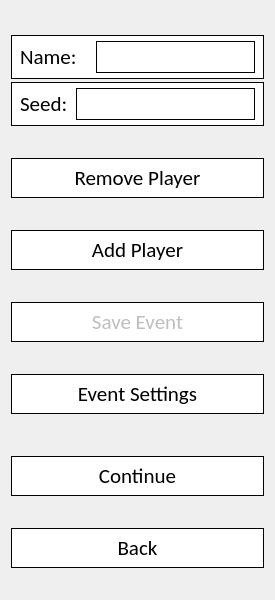
             <widget class="QWidget" name="entryInformationWidget" native="true">
              <property name="minimumSize">
               <size>
                <width>175</width>
                <height>600</height>
               </size>
              </property>
              <property name="maximumSize">
               <size>
                <width>320</width>
                <height>16777215</height>
               </size>
              </property>
              <layout class="QVBoxLayout" name="verticalLayout_3">
               <property name="spacing">
                <number>1</number>
               </property>
               <property name="topMargin">
                <number>1</number>
               </property>
               <property name="bottomMargin">
                <number>1</number>
               </property>
               <item>
                <widget class="QWidget" name="playerInputWidget" native="true">
                 <property name="minimumSize">
                  <size>
                   <width>160</width>
                   <height>92</height>
                  </size>
                 </property>
                 <property name="maximumSize">
                  <size>
                   <width>16777215</width>
                   <height>94</height>
                  </size>
                 </property>
                 <layout class="QVBoxLayout" name="verticalLayout_4">
                  <property name="spacing">
                   <number>2</number>
                  </property>
                  <property name="leftMargin">
                   <number>0</number>
                  </property>
                  <property name="topMargin">
                   <number>0</number>
                  </property>
                  <property name="rightMargin">
                   <number>0</number>
                  </property>
                  <property name="bottomMargin">
                   <number>0</number>
                  </property>
                  <item>
                   <widget class="QWidget" name="playerNameInputWidget" native="true">
                    <property name="minimumSize">
                     <size>
                      <width>160</width>
                      <height>44</height>
                     </size>
                    </property>
                    <property name="maximumSize">
                     <size>
                      <width>16777215</width>
                      <height>40</height>
                     </size>
                    </property>
                    <property name="styleSheet">
                     <string notr="true">border: 1px solid; background:white;</string>
                    </property>
                    <layout class="QHBoxLayout" name="horizontalLayout_6">
                     <property name="topMargin">
                      <number>1</number>
                     </property>
                     <property name="bottomMargin">
                      <number>1</number>
                     </property>
                     <item>
                      <widget class="QLabel" name="playerNameInputLabel">
                       <property name="minimumSize">
                        <size>
                         <width>70</width>
                         <height>32</height>
                        </size>
                       </property>
                       <property name="font">
                        <font>
                         <family>Calibri</family>
                         <pointsize>16</pointsize>
                        </font>
                       </property>
                       <property name="styleSheet">
                        <string notr="true">border:none;</string>
                       </property>
                       <property name="text">
                        <string>Name:</string>
                       </property>
                      </widget>
                     </item>
                     <item>
                      <widget class="QLineEdit" name="playerNameInputLineEdit">
                       <property name="minimumSize">
                        <size>
                         <width>100</width>
                         <height>32</height>
                        </size>
                       </property>
                       <property name="maximumSize">
                        <size>
                         <width>250</width>
                         <height>16777215</height>
                        </size>
                       </property>
                       <property name="font">
                        <font>
                         <family>Calibri</family>
                         <pointsize>16</pointsize>
                        </font>
                       </property>
                       <property name="toolTip">
                        <string>Name of the Player to Add</string>
                       </property>
                      </widget>
                     </item>
                    </layout>
                   </widget>
                  </item>
                  <item>
                   <widget class="QWidget" name="playerSeedInputWidget" native="true">
                    <property name="minimumSize">
                     <size>
                      <width>160</width>
                      <height>44</height>
                     </size>
                    </property>
                    <property name="maximumSize">
                     <size>
                      <width>16777215</width>
                      <height>40</height>
                     </size>
                    </property>
                    <property name="styleSheet">
                     <string notr="true">border: 1px solid; background:white;</string>
                    </property>
                    <layout class="QHBoxLayout" name="horizontalLayout_5">
                     <property name="topMargin">
                      <number>1</number>
                     </property>
                     <property name="bottomMargin">
                      <number>1</number>
                     </property>
                     <item>
                      <widget class="QLabel" name="playerSeedInputLabel">
                       <property name="minimumSize">
                        <size>
                         <width>50</width>
                         <height>32</height>
                        </size>
                       </property>
                       <property name="font">
                        <font>
                         <family>Calibri</family>
                         <pointsize>16</pointsize>
                        </font>
                       </property>
                       <property name="styleSheet">
                        <string notr="true">border: none;</string>
                       </property>
                       <property name="text">
                        <string>Seed:</string>
                       </property>
                      </widget>
                     </item>
                     <item>
                      <widget class="QLineEdit" name="playerSeedInputLineEdit">
                       <property name="minimumSize">
                        <size>
                         <width>100</width>
                         <height>32</height>
                        </size>
                       </property>
                       <property name="maximumSize">
                        <size>
                         <width>260</width>
                         <height>16777215</height>
                        </size>
                       </property>
                       <property name="font">
                        <font>
                         <family>Calibri</family>
                         <pointsize>16</pointsize>
                        </font>
                       </property>
                       <property name="toolTip">
                        <string>Seed of the Player to Add</string>
                       </property>
                      </widget>
                     </item>
                    </layout>
                   </widget>
                  </item>
                 </layout>
                </widget>
               </item>
               <item>
                <widget class="QPushButton" name="RemovePlayerButton">
                 <property name="minimumSize">
                  <size>
                   <width>120</width>
                   <height>35</height>
                  </size>
                 </property>
                 <property name="maximumSize">
                  <size>
                   <width>300</width>
                   <height>40</height>
                  </size>
                 </property>
                 <property name="font">
                  <font>
                   <family>Calibri</family>
                   <pointsize>16</pointsize>
                  </font>
                 </property>
                 <property name="toolTip">
                  <string>Remove Selected Player</string>
                 </property>
                 <property name="styleSheet">
                  <string notr="true">border: 1px solid; background:white;</string>
                 </property>
                 <property name="text">
                  <string>Remove Player</string>
                 </property>
                </widget>
               </item>
               <item>
                <widget class="QPushButton" name="AddPlayerButton">
                 <property name="minimumSize">
                  <size>
                   <width>120</width>
                   <height>35</height>
                  </size>
                 </property>
                 <property name="maximumSize">
                  <size>
                   <width>300</width>
                   <height>40</height>
                  </size>
                 </property>
                 <property name="font">
                  <font>
                   <family>Calibri</family>
                   <pointsize>16</pointsize>
                  </font>
                 </property>
                 <property name="toolTip">
                  <string>Add New Player</string>
                 </property>
                 <property name="styleSheet">
                  <string notr="true">border: 1px solid; background:white;</string>
                 </property>
                 <property name="text">
                  <string>Add Player</string>
                 </property>
                </widget>
               </item>
               <item>
                <widget class="QPushButton" name="SaveEventTournamentCreatorButton">
                 <property name="enabled">
                  <bool>false</bool>
                 </property>
                 <property name="minimumSize">
                  <size>
                   <width>120</width>
                   <height>35</height>
                  </size>
                 </property>
                 <property name="maximumSize">
                  <size>
                   <width>300</width>
                   <height>40</height>
                  </size>
                 </property>
                 <property name="font">
                  <font>
                   <family>Calibri</family>
                   <pointsize>16</pointsize>
                  </font>
                 </property>
                 <property name="toolTip">
                  <string>Save Event Details</string>
                 </property>
                 <property name="styleSheet">
                  <string notr="true">border: 1px solid; background:white;</string>
                 </property>
                 <property name="text">
                  <string>Save Event</string>
                 </property>
                </widget>
               </item>
               <item>
                <widget class="QPushButton" name="EventSettingsButton">
                 <property name="enabled">
                  <bool>true</bool>
                 </property>
                 <property name="minimumSize">
                  <size>
                   <width>120</width>
                   <height>35</height>
                  </size>
                 </property>
                 <property name="maximumSize">
                  <size>
                   <width>300</width>
                   <height>40</height>
                  </size>
                 </property>
                 <property name="font">
                  <font>
                   <family>Calibri</family>
                   <pointsize>16</pointsize>
                  </font>
                 </property>
                 <property name="toolTip">
                  <string>Open Event Settings Window</string>
                 </property>
                 <property name="styleSheet">
                  <string notr="true">border: 1px solid; background:white;</string>
                 </property>
                 <property name="text">
                  <string>Event Settings</string>
                 </property>
                </widget>
               </item>
               <item>
                <spacer name="verticalSpacer_3">
                 <property name="orientation">
                  <enum>Qt::Vertical</enum>
                 </property>
                 <property name="sizeType">
                  <enum>QSizePolicy::Minimum</enum>
                 </property>
                 <property name="sizeHint" stdset="0">
                  <size>
                   <width>20</width>
                   <height>10</height>
                  </size>
                 </property>
                </spacer>
               </item>
               <item>
                <widget class="QPushButton" name="ContinueTournamentCreatorButton">
                 <property name="minimumSize">
                  <size>
                   <width>120</width>
                   <height>35</height>
                  </size>
                 </property>
                 <property name="maximumSize">
                  <size>
                   <width>300</width>
                   <height>40</height>
                  </size>
                 </property>
                 <property name="font">
                  <font>
                   <family>Calibri</family>
                   <pointsize>16</pointsize>
                  </font>
                 </property>
                 <property name="toolTip">
                  <string>Start Event with Listed Players</string>
                 </property>
                 <property name="styleSheet">
                  <string notr="true">border: 1px solid; background:white;</string>
                 </property>
                 <property name="text">
                  <string>Continue</string>
                 </property>
                </widget>
               </item>
               <item>
                <widget class="QPushButton" name="BackTournamentCreatorButton">
                 <property name="minimumSize">
                  <size>
                   <width>120</width>
                   <height>35</height>
                  </size>
                 </property>
                 <property name="maximumSize">
                  <size>
                   <width>300</width>
                   <height>40</height>
                  </size>
                 </property>
                 <property name="font">
                  <font>
                   <family>Calibri</family>
                   <pointsize>16</pointsize>
                  </font>
                 </property>
                 <property name="toolTip">
                  <string>Go Back to Previous Page</string>
                 </property>
                 <property name="styleSheet">
                  <string notr="true">border: 1px solid; background:white;</string>
                 </property>
                 <property name="text">
                  <string>Back</string>
                 </property>
                </widget>
               </item>
              </layout>
             </widget>
